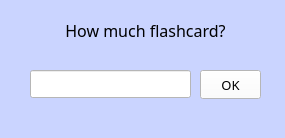
<?xml version="1.0" encoding="UTF-8"?>
<ui version="4.0">
 <class>info_window</class>
 <widget class="QWidget" name="info_window">
  <property name="geometry">
   <rect>
    <x>0</x>
    <y>0</y>
    <width>285</width>
    <height>138</height>
   </rect>
  </property>
  <property name="windowTitle">
   <string>Form</string>
  </property>
  <property name="styleSheet">
   <string notr="true">QWidget{
   background-color:rgb(202,212,255);
}</string>
  </property>
  <widget class="QWidget" name="widget" native="true">
   <property name="geometry">
    <rect>
     <x>30</x>
     <y>60</y>
     <width>241</width>
     <height>41</height>
    </rect>
   </property>
   <widget class="QPushButton" name="OkButton">
    <property name="geometry">
     <rect>
      <x>170</x>
      <y>10</y>
      <width>61</width>
      <height>29</height>
     </rect>
    </property>
    <property name="font">
     <font>
      <family>Yu Gothic</family>
      <pointsize>10</pointsize>
     </font>
    </property>
    <property name="styleSheet">
     <string notr="true">QPushButton{
   background-color:rgb(255,255,255);
}</string>
    </property>
    <property name="text">
     <string>OK</string>
    </property>
   </widget>
   <widget class="QLineEdit" name="CardsNumber">
    <property name="geometry">
     <rect>
      <x>0</x>
      <y>10</y>
      <width>161</width>
      <height>28</height>
     </rect>
    </property>
    <property name="styleSheet">
     <string notr="true">QLineEdit{
   background:rgb(255,255,255);
}</string>
    </property>
   </widget>
  </widget>
  <widget class="QLabel" name="label">
   <property name="geometry">
    <rect>
     <x>30</x>
     <y>20</y>
     <width>231</width>
     <height>20</height>
    </rect>
   </property>
   <property name="font">
    <font>
     <family>Yu Gothic</family>
     <pointsize>12</pointsize>
    </font>
   </property>
   <property name="text">
    <string>How much flashcard?</string>
   </property>
   <property name="alignment">
    <set>Qt::AlignCenter</set>
   </property>
  </widget>
 </widget>
 <resources/>
 <connections/>
</ui>
